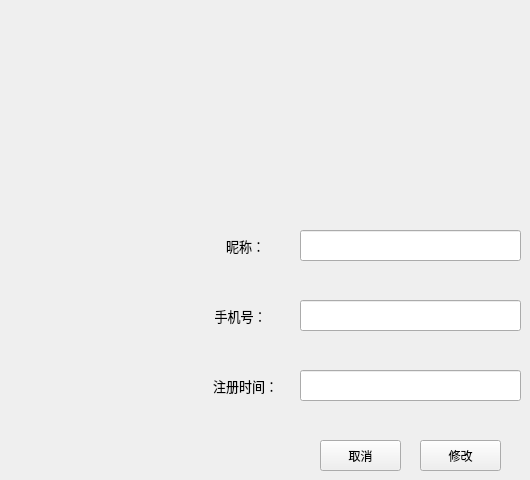
                   <widget class="QWidget" name="tab_mainui_PersonalInfo">
                    <attribute name="title">
                     <string>个人信息</string>
                    </attribute>
                    <widget class="QPushButton" name="handleClose_btn">
                     <property name="geometry">
                      <rect>
                       <x>320</x>
                       <y>440</y>
                       <width>81</width>
                       <height>31</height>
                      </rect>
                     </property>
                     <property name="styleSheet">
                      <string notr="true"/>
                     </property>
                     <property name="text">
                      <string>取消</string>
                     </property>
                    </widget>
                    <widget class="QLabel" name="label_avatar">
                     <property name="geometry">
                      <rect>
                       <x>340</x>
                       <y>40</y>
                       <width>140</width>
                       <height>140</height>
                      </rect>
                     </property>
                     <property name="styleSheet">
                      <string notr="true"/>
                     </property>
                     <property name="text">
                      <string/>
                     </property>
                     <property name="pixmap">
                      <pixmap resource="admin_icon.qrc">:/img/img/kk.jpg</pixmap>
                     </property>
                     <property name="scaledContents">
                      <bool>true</bool>
                     </property>
                     <property name="alignment">
                      <set>Qt::AlignCenter</set>
                     </property>
                    </widget>
                    <widget class="QLabel" name="label_25">
                     <property name="geometry">
                      <rect>
                       <x>190</x>
                       <y>220</y>
                       <width>111</width>
                       <height>51</height>
                      </rect>
                     </property>
                     <property name="styleSheet">
                      <string notr="true">font:  13px; </string>
                     </property>
                     <property name="text">
                      <string>昵称：</string>
                     </property>
                     <property name="alignment">
                      <set>Qt::AlignCenter</set>
                     </property>
                    </widget>
                    <widget class="QLabel" name="label_24">
                     <property name="geometry">
                      <rect>
                       <x>190</x>
                       <y>360</y>
                       <width>111</width>
                       <height>51</height>
                      </rect>
                     </property>
                     <property name="styleSheet">
                      <string notr="true">font:  13px; </string>
                     </property>
                     <property name="text">
                      <string>注册时间：</string>
                     </property>
                     <property name="alignment">
                      <set>Qt::AlignCenter</set>
                     </property>
                    </widget>
                    <widget class="QLineEdit" name="lineEdit_createTime">
                     <property name="geometry">
                      <rect>
                       <x>300</x>
                       <y>370</y>
                       <width>221</width>
                       <height>31</height>
                      </rect>
                     </property>
                     <property name="placeholderText">
                      <string/>
                     </property>
                    </widget>
                    <widget class="QPushButton" name="handleSubmit_btn">
                     <property name="geometry">
                      <rect>
                       <x>420</x>
                       <y>440</y>
                       <width>81</width>
                       <height>31</height>
                      </rect>
                     </property>
                     <property name="styleSheet">
                      <string notr="true"/>
                     </property>
                     <property name="text">
                      <string>修改</string>
                     </property>
                    </widget>
                    <widget class="QLineEdit" name="lineEdit_phone">
                     <property name="geometry">
                      <rect>
                       <x>300</x>
                       <y>300</y>
                       <width>221</width>
                       <height>31</height>
                      </rect>
                     </property>
                     <property name="styleSheet">
                      <string notr="true"/>
                     </property>
                     <property name="text">
                      <string/>
                     </property>
                     <property name="placeholderText">
                      <string/>
                     </property>
                    </widget>
                    <widget class="QLineEdit" name="lineEdit_name">
                     <property name="geometry">
                      <rect>
                       <x>300</x>
                       <y>230</y>
                       <width>221</width>
                       <height>31</height>
                      </rect>
                     </property>
                     <property name="text">
                      <string/>
                     </property>
                     <property name="dragEnabled">
                      <bool>false</bool>
                     </property>
                     <property name="readOnly">
                      <bool>false</bool>
                     </property>
                     <property name="placeholderText">
                      <string/>
                     </property>
                     <property name="clearButtonEnabled">
                      <bool>false</bool>
                     </property>
                    </widget>
                    <widget class="QLabel" name="label_26">
                     <property name="geometry">
                      <rect>
                       <x>190</x>
                       <y>290</y>
                       <width>101</width>
                       <height>51</height>
                      </rect>
                     </property>
                     <property name="styleSheet">
                      <string notr="true">font:  13px; </string>
                     </property>
                     <property name="text">
                      <string>手机号：</string>
                     </property>
                     <property name="alignment">
                      <set>Qt::AlignCenter</set>
                     </property>
                    </widget>
                   </widget>
